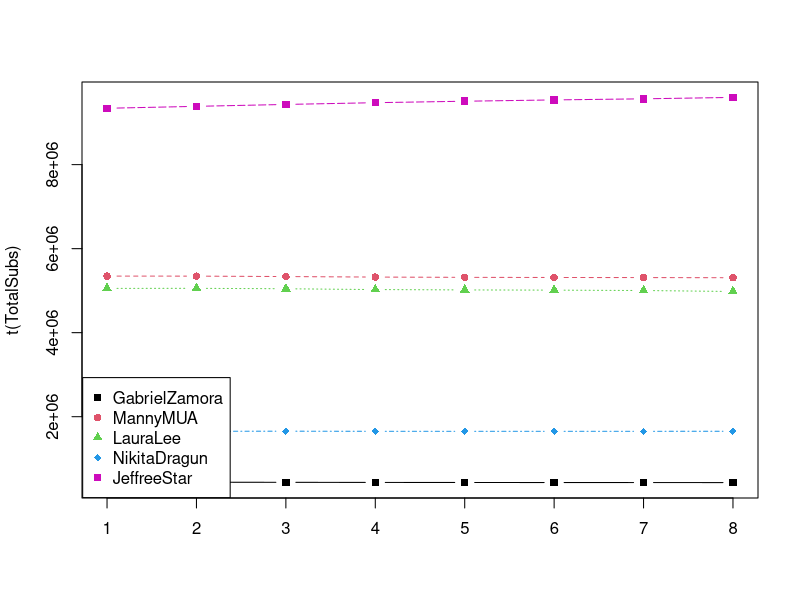
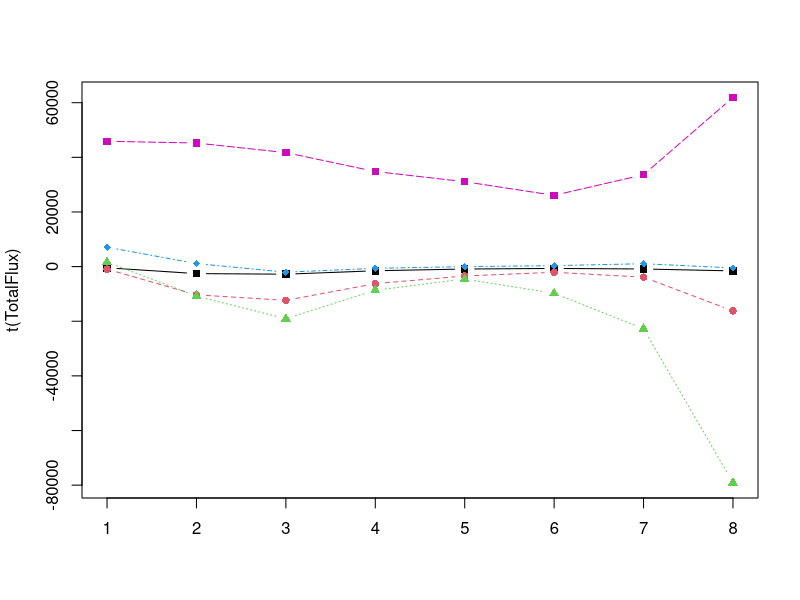
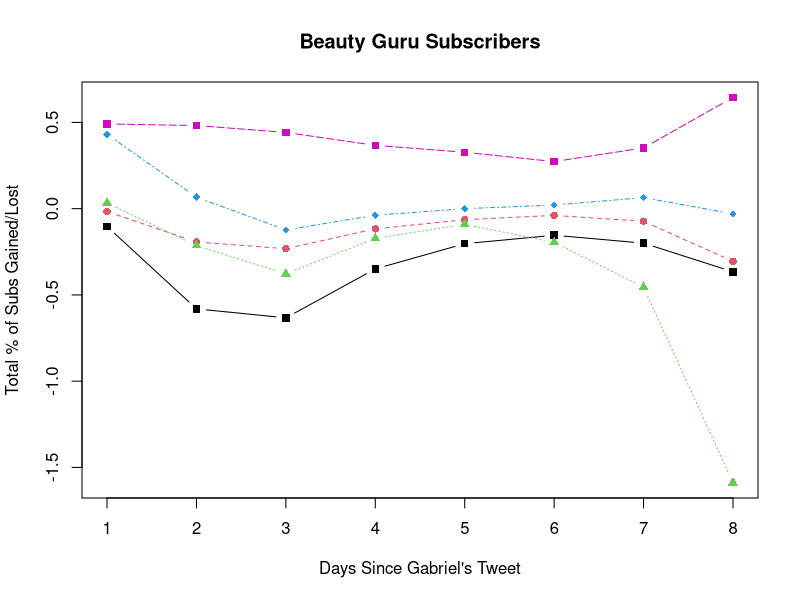

R code for these plots, in order:
#Days
Days <- c("8_11","8_12","8_13","8_14","8_15","8_16","8_17","8_18")

#Beauty Gurus
BeautyGurus <- c("GabrielZamora","MannyMUA","LauraLee","NikitaDragun","JeffreeStar")

#Total Subscribers
GabrielZamoraTotal <- c(440872,440420,437860,435089,433570,432690,432022,431156)
MannyMUATotal <- c(5346963,5346034,5335698,5323345,5317113,5313690,5311614,5307747)
LauraLeeTotal <- c(5054253,5055900,5045098,5026026,5017383,5012832,5003080,4980333)
NikitaDragunTotal <- c(1646288,1653385,1654492,1652459,1651837,1651836,1652191,1653253)
JeffreeStarTotal <- c(9341796,9387669,9432914,9474653,9509468,9540557,9566647,9600278)

#Matrix
TotalSubs <- rbind(GabrielZamoraTotal,MannyMUATotal,LauraLeeTotal,NikitaDragunTotal,JeffreeStarTotal)
rm(GabrielZamoraTotal,MannyMUATotal,LauraLeeTotal,NikitaDragunTotal,JeffreeStarTotal)
colnames(TotalSubs) <- Days
rownames(TotalSubs) <- BeautyGurus

TotalSubs

matplot(t(TotalSubs), type="b",pch=15:18, col=c(1:4,6))
legend("bottomleft", inset=0.001, legend=BeautyGurus, col=c(1:4,6), pch=15:18, horiz=F)

#Subscribers +/-
GabrielZamoraFlux <- c(-452,-2560,-2771,-1519,-880,-668,-866,-1576)
MannyMUAFlux <- c(-929,-10336,-12353,-6232,-3423,-2076,-3867,-16207)
LauraLeeFlux <- c(1647,-10802,-19072,-8643,-4551,-9752,-22747,-79064)
NikitaDragunFlux <- c(7097,1107,-2033,-622,-1,355,1062,-491)
JeffreeStarFlux <- c(45873,45245,41739,34815,31089,26090,33631,61940)

#Matrix
TotalFlux <- rbind(GabrielZamoraFlux,MannyMUAFlux,LauraLeeFlux,NikitaDragunFlux,JeffreeStarFlux)
rm(GabrielZamoraFlux,MannyMUAFlux,LauraLeeFlux,NikitaDragunFlux,JeffreeStarFlux)
colnames(TotalFlux) <- Days
rownames(TotalFlux) <- BeautyGurus

matplot(t(TotalFlux), type="b",pch=15:18, col=c(1:4,6))

FluxProportion <- round(TotalFlux/TotalSubs,5)*100

matplot(t(FluxProportion), type="b",pch=15:18, col=c(1:4,6),
  main = "Beauty Guru Subscribers",xlab = "Days Since Gabriel's Tweet",ylab = "Total % of Subs Gained/Lost"
  )
